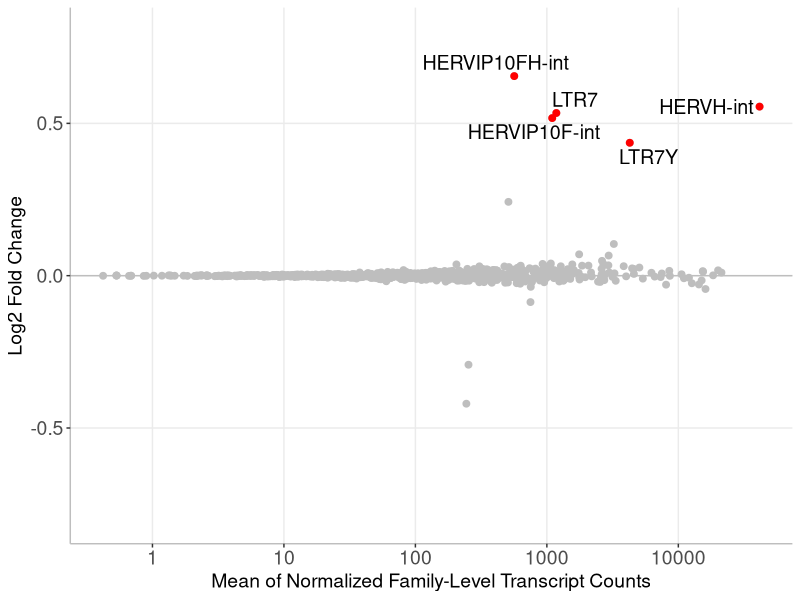

This chart was generated by the following R code:
library(ggplot2)
library(ggrepel)

deseq2_results_tetranscripts_tnf_vs_ctrl <- read.table("deseq2_results_tetranscripts_tnf_vs_ctrl.tab", sep="\t", header=TRUE)
head(deseq2_results_tetranscripts_tnf_vs_ctrl)

deseq2_results_tetranscripts_tnf_vs_ctrl = as.data.frame(deseq2_results_tetranscripts_tnf_vs_ctrl)

maplot <- ggplot(deseq2_results_tetranscripts_tnf_vs_ctrl, aes(baseMean, log2FoldChange), colour="grey") +
  scale_color_discrete(name = 'Labels') +
  geom_hline(yintercept = 0, size = 0.5, color = 'grey') +
  theme_bw() +
  theme(
    plot.background = element_blank(),
    panel.grid.minor = element_blank(),
    panel.border = element_blank()
  ) +
  theme(axis.line = element_line(color = 'grey')) +
  theme(axis.text = element_text(size = 14)) +
  labs(y="Log2 Fold Change", x = "Mean of Normalized Family-Level Transcript Counts") +
  # Set all dots color to grey
  geom_point(data=deseq2_results_tetranscripts_tnf_vs_ctrl, colour = "grey", size = 2) + 
  # If pvalue<0.05, change dot color to green
  geom_point(data=deseq2_results_tetranscripts_tnf_vs_ctrl[which(deseq2_results_tetranscripts_tnf_vs_ctrl$padj<0.05),], colour = "red", size = 2) +
  # Add text label for sig points
  geom_text_repel(data = deseq2_results_tetranscripts_tnf_vs_ctrl[which(deseq2_results_tetranscripts_tnf_vs_ctrl$padj<0.05 & deseq2_results_tetranscripts_tnf_vs_ctrl$log2FoldChange>0),], mapping = aes(baseMean, log2FoldChange, label = rownames(deseq2_results_tetranscripts_tnf_vs_ctrl[which(deseq2_results_tetranscripts_tnf_vs_ctrl$padj<0.05 & deseq2_results_tetranscripts_tnf_vs_ctrl$log2FoldChange>0 ),])),size = 5,force = 1) +
  ylim(-0.8,0.8) + 
  theme(text=element_text(size=14,  family="Helvetica")) 

maplot + scale_x_continuous(trans='log10')
